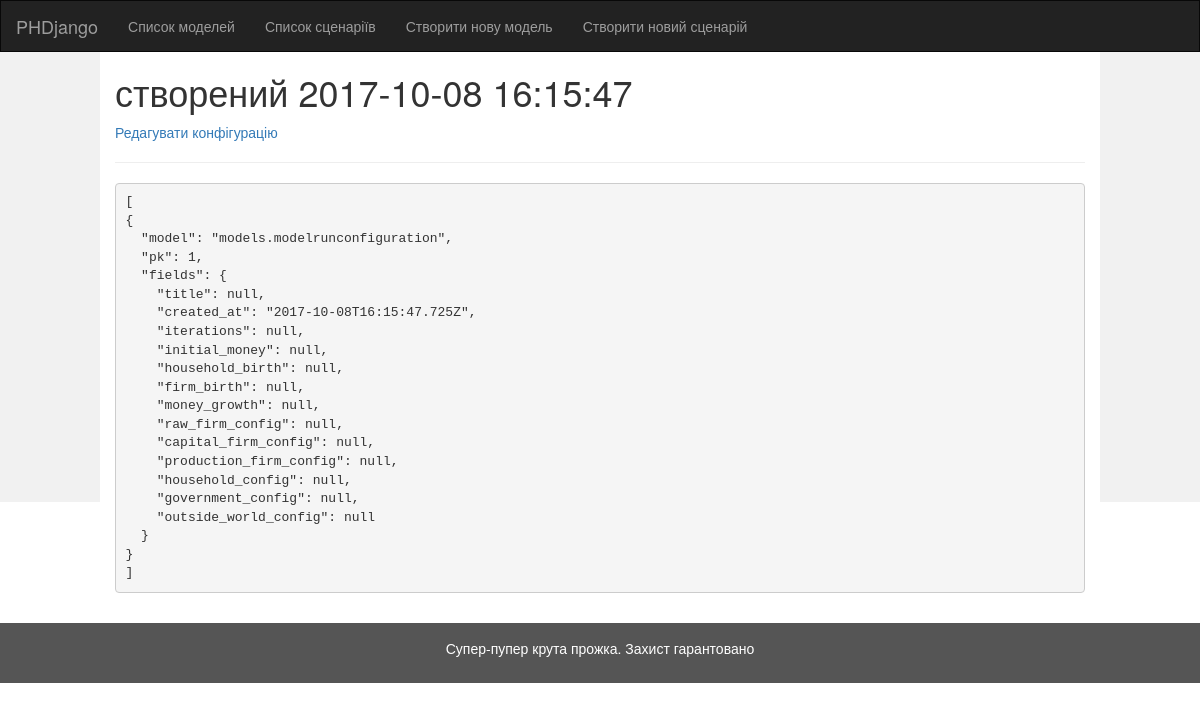
/models/model-run-config/1/, run on an earlier commit of the app's database.
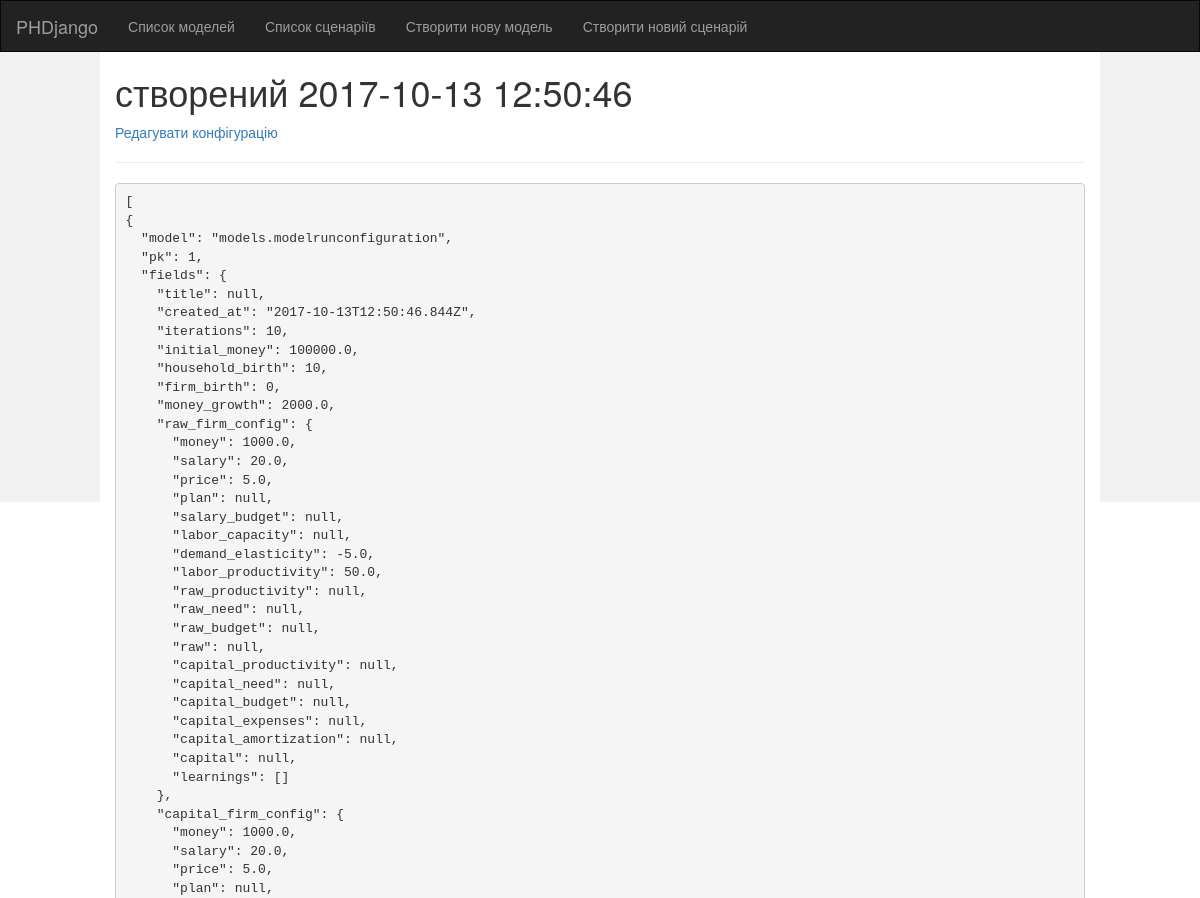
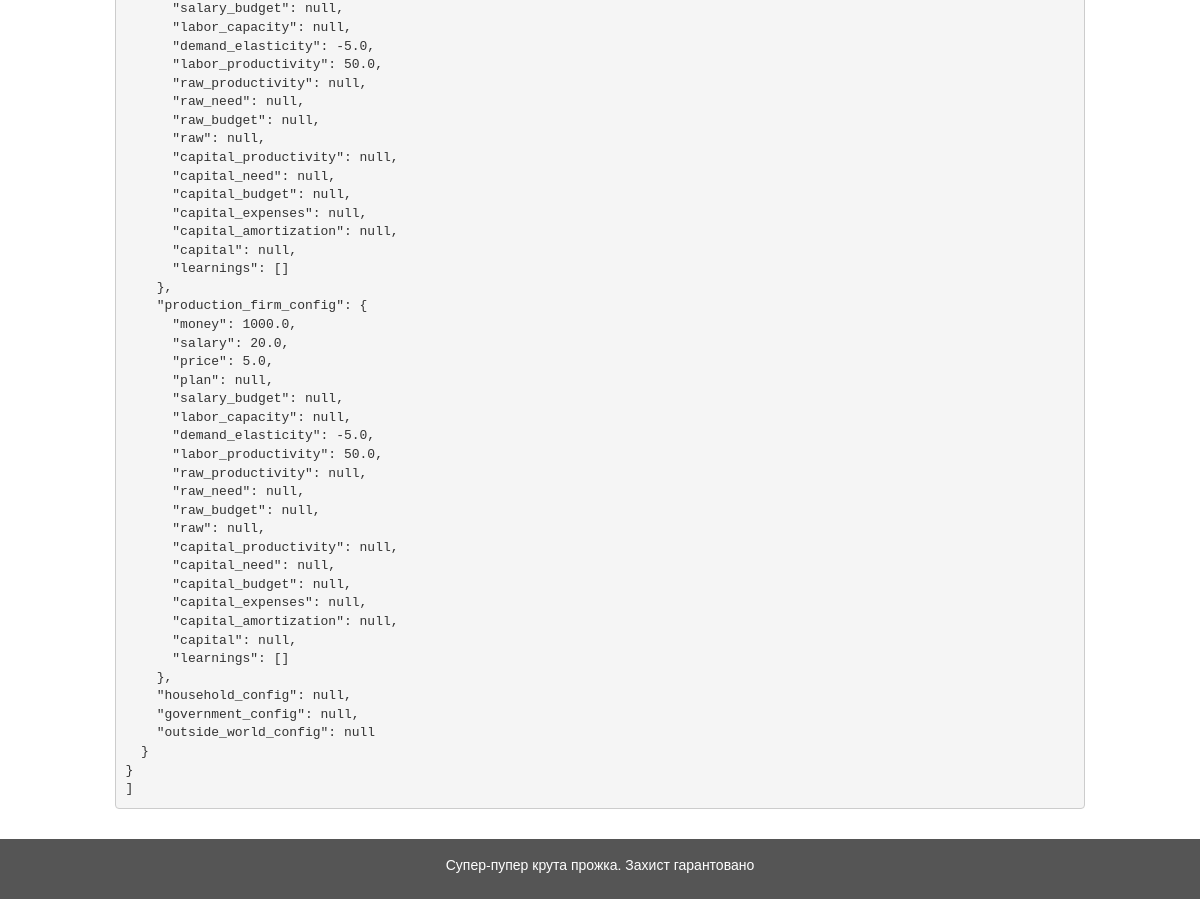
And on a later commit of the database (2 pictures, top to bottom).
### models/models.py (models this page shows)
class ModelRunConfiguration(models.Model):
    title = models.CharField(null=True, max_length=1024)
    created_at = models.DateTimeField(auto_now_add=True, null = True)
    iterations = models.IntegerField("Кількість ітерацій", default = 10)
    initial_money = models.FloatField("Початковий обсяг грошової маси", default = 100000)
    household_birth = models.IntegerField("Приріст чисельності домогосподарств", default = 10)
    firm_birth = models.IntegerField("Рівень появи нових фірм", default = 0)
    money_growth = models.FloatField("Приріст грошової маси", default = 2000)
    raw_firm_config = models.ForeignKey(FirmRunConfiguration, related_name="RawFirm", null=True)
    capital_firm_config = models.ForeignKey(FirmRunConfiguration, related_name="CapitalFirm", null=True)
    production_firm_config = models.ForeignKey(FirmRunConfiguration, related_name="ProductionFirm", null=True)
    household_config = models.ForeignKey(HouseholdRunConfiguration, related_name="Household", null=True)
    government_config = models.ForeignKey(GovernmentRunConfiguration, related_name="Government", null=True)
    outside_world_config = models.ForeignKey(OutsideWorldRunConfiguration, related_name="OutsideWorld", null=True)
    def natural_key(self):
        return (self.title, self.created_at, self.iterations, self.initial_money, self.household_birth, self.firm_birth,
                self.money_growth,) + self.raw_firm_config.natural_key() + self.capital_firm_config.natural_key() + \
               self.production_firm_config.natural_key() + self.household_config.natural_key() + self.government_config.natural_key() + \
               self.outside_world_config.natural_key()
    natural_key.dependencies = ['phdjango.FirmRunConfiguration', 'phdjango.HouseholdRunConfiguration',
                                'phdjango.GovernmentRunConfiguration', 'phdjango.OutsideWorldRunConfiguration']
    def __str__(self):
        return "Сценарій " + str(
            self.title) if self.title is not None else "" + " створений " + self.created_at.strftime("%Y-%m-%d %H:%M:%S")

### models/run_config_views.py (the view)
# urls.py: url(r'^model-run-config/(?P<model_run_config_id>[0-9]+)/$', run_config_views.get_model_run_config_view, name='model-run-config-detail'),
def get_model_run_config_view(request, model_run_config_id):
    run_config = get_object_or_404(ModelRunConfiguration, pk=model_run_config_id)
    data = serializers.serialize('json', [run_config], indent = 2, use_natural_foreign_keys=True)
    return render(request, 'models/run-config-detail.html', {
        "data": data,
        "object": run_config
    })

### models/templates/models/run-config-detail.html
{% extends 'models/base.html' %}
{% block title %}{{ object }}{% endblock %}
{% block seminav %}
    <a href="{% url 'models:model-run-config-edit-basic' object.id %}">
        Редагувати конфігурацію
    </a>
{% endblock %}
{% block content %}
   <pre>{{ data }}</pre>
{% endblock %}

What changed in the data, as far as the page shows it:
changed ModelRunConfiguration: title+created_at "створений 2017-10-08 16:15:47" → "створений 2017-10-13 12:50:46"
Also different on the page:
{{ data }}: "…{ \"title\": null, \"created_at\": \"2017-10-08T16:15:47.725Z\", \"iterations\": null, \"initial_money\": null, \"household_birth\": null, \"firm_birth\": null, \"money_growth\": null, \"raw_firm_config\": null, \"capital_firm_config\": null, \"production_firm_config\": null, \"household_config\": null, \"government_config\": null,…" → "…{ \"title\": null, \"created_at\": \"2017-10-13T12:50:46.844Z\", \"iterations\": 10, \"initial_money\": 100000.0, \"household_birth\": 10, \"firm_birth\": 0, \"money_growth\": 2000.0, \"raw_firm_config\": { \"money\": 1000.0, \"salary\": 20.0, \"price\": 5.0, \"plan\": null, \"salary_budget\": null, \"labor_capacity\": null, \"demand_elasticity\": -5.0, \"labor_productivity\": 50.0, \"raw_productivity\": null, \"raw_need\": null, \"raw_budget\": null, \"raw\": null, \"capital_productivity\": null, \"capital_need\": null, \"capital_budget\": null, \"capital_expenses\": null, \"capital_amortization\": null, \"capital\": null, \"learnings\": [] }, \"capital_firm_config\": { \"money\": 1000.0, \"salary\": 20.0, \"price\": 5.0, \"plan\": null,…"
